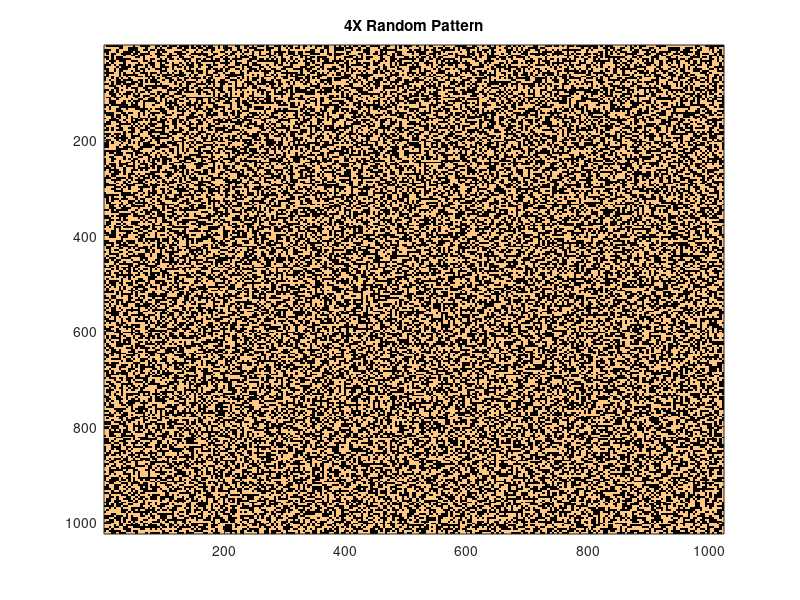
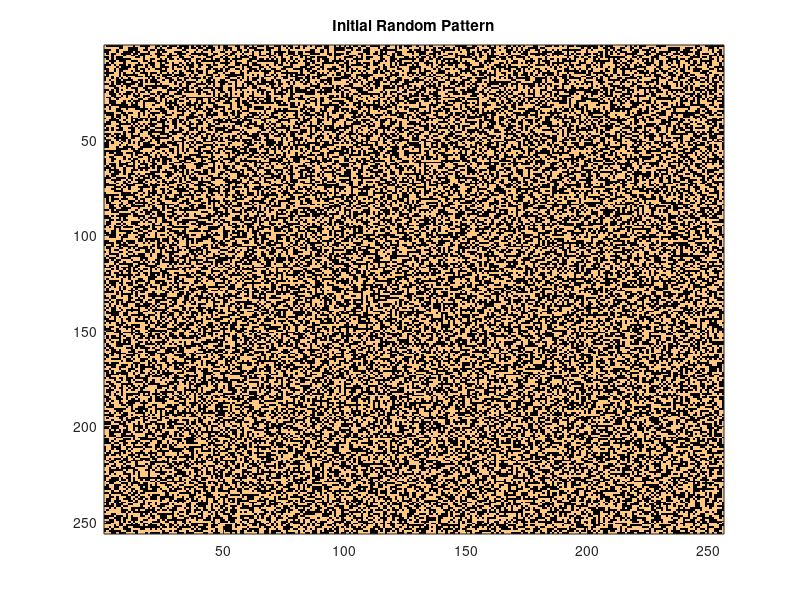

Recreate these plots in MATLAB, in order.
clear all
close all
clc

% Dual-Prism Pattern Generator (Random Pattern)  
% Extend Single Pixel to 4 times
% CMOS pixel feature: 6.5um x 6.5um 
% Coded Aperture Mask pixel feature: (4x6.5um) * (4x6.5um) = 26um x 26um
% Code Array Size: 256x256 
% Half Clear and Half Opeque

Mat = zeros(1024); % To store the pattern with 6.5um min feature
Min = zeros(256); % To store the pattern with 26um min feature
A = [0 0 1 0 ...
     1 1 0 1 ...
     0 0 1 0 ...
     0 1 1 1]; % Intial Matrix


for i = 1 : 16 : 1024
    for j = 1 : 16 : 1024
 
Order = randperm(16);

Reorder = reshape(Order,4,4); % Shuffle Int Mat 

Upsample = kron(Reorder,[1,1,1,1; 1,1,1,1; 1,1,1,1;1,1,1,1]); % Extend 4 times

ii = floor(i/16);
jj = floor(j/16);

Min(ii*4+1:ii*4+4,jj*4+1:jj*4+4) = A(Reorder);
Mat(i:i+15,j:j+15) = A(Upsample);
    end
end 
 
figure;imagesc(Mat);colormap copper;
title('4X Random Pattern'); 
 
figure;imagesc(Min);colormap copper;
title('Initial Random Pattern'); 
 
 
 
 
 
 
